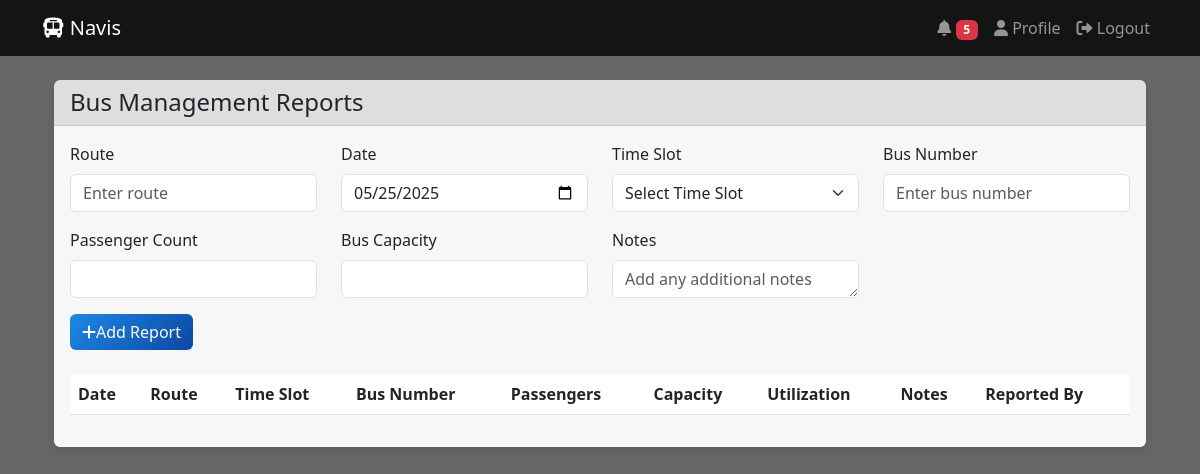
The app's page /reports/bus-management (signed in), older data.
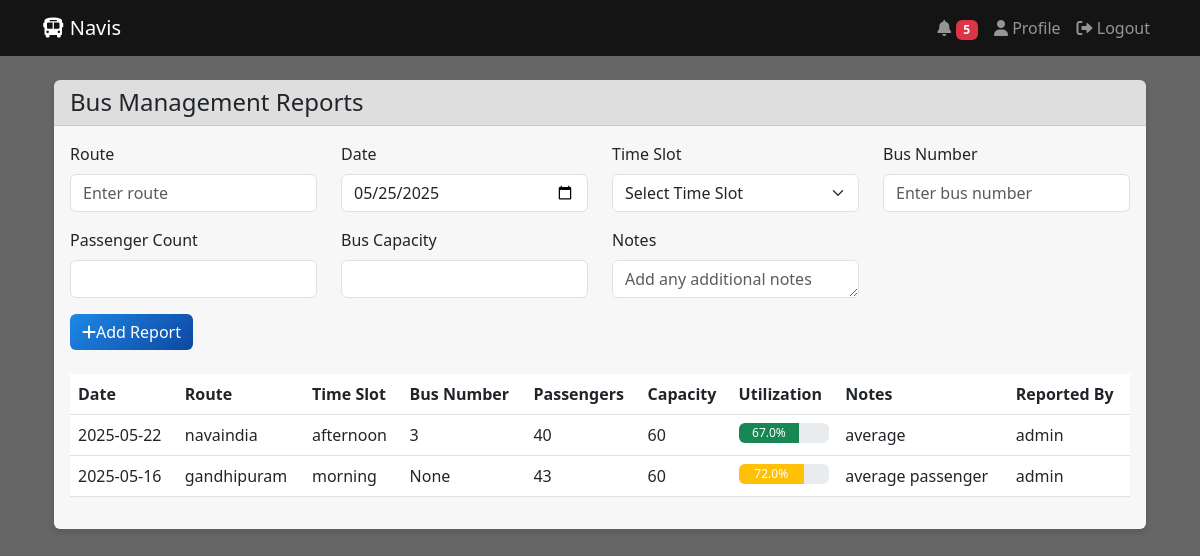
The same page, newer data.
### app.py (models this page shows)
class BusManagement(db.Model):
    id = db.Column(db.Integer, primary_key=True)
    route = db.Column(db.String(100), nullable=False)
    date = db.Column(db.Date, nullable=False)
    time_slot = db.Column(db.String(50), nullable=False)
    bus_number = db.Column(db.String(20), nullable=False)
    passenger_count = db.Column(db.Integer, nullable=False)
    bus_capacity = db.Column(db.Integer, nullable=False)
    notes = db.Column(db.Text)
    reported_by = db.Column(db.String(150), db.ForeignKey('user.username'), nullable=False)
    created_at = db.Column(db.DateTime, default=datetime.utcnow)

### app.py (the view, shortened to what this page needs)
@app.route('/reports/bus-management', methods=['GET', 'POST'])
@login_required
def bus_management_reports():
    if current_user.role != 'admin':
        flash('Access denied!', 'danger')
        return redirect(url_for('driver_dashboard'))
    records = BusManagement.query.order_by(BusManagement.date.desc()).all()
    return render_template('bus_management_reports.html', records=records)

### app.py (called while the page is built)
@login_manager.user_loader
def load_user(user_id):
    return User.query.get(int(user_id))

@app.context_processor
def inject_user():
    return dict(current_user=current_user)

@app.context_processor
def inject_notifications():
    unread_count = 0
    if current_user.is_authenticated:
        unread_count = Notification.query.filter_by(
            recipient_username=current_user.username,
            is_read=False
        ).count()
    return dict(unread_count=unread_count)

### templates/bus_management_reports.html (shortened to what the changed rows need)
{% extends "base.html" %}
{% block content %}
<div class="container-fluid">
    <div class="row">
        <div class="col-md-12">
            <div class="card">
                <div class="card-body">
                    <div class="table-responsive">
                        <table class="table table-hover">
                            <thead>
                                <tr>
                                    <th>Date</th>
                                    <th>Route</th>
                                    <th>Time Slot</th>
                                    <th>Bus Number</th>
                                    <th>Passengers</th>
                                    <th>Capacity</th>
                                    <th>Utilization</th>
                                    <th>Notes</th>
                                    <th>Reported By</th>
                                </tr>
                            </thead>
                            <tbody>
                                {% for record in records %}
                                <tr>
                                    <td>{{ record.date.strftime('%Y-%m-%d') }}</td>
                                    <td>{{ record.route }}</td>
                                    <td>{{ record.time_slot }}</td>
                                    <td>{{ record.bus_number }}</td>
                                    <td>{{ record.passenger_count }}</td>
                                    <td>{{ record.bus_capacity }}</td>
                                    <td>
                                        {% set utilization = (record.passenger_count / record.bus_capacity * 100) | round %}
                                        <div class="progress" style="height: 20px;">
                                            <div class="progress-bar {% if utilization > 90 %}bg-danger{% elif utilization > 70 %}bg-warning{% else %}bg-success{% endif %}"
                                                 role="progressbar"
                                                 style="width: {{ utilization }}%;"
                                                 aria-valuenow="{{ utilization }}"
                                                 aria-valuemin="0"
                                                 aria-valuemax="100">
                                                {{ utilization }}%
                                            </div>
                                        </div>
                                    </td>
                                    <td>{{ record.notes }}</td>
                                    <td>{{ record.reported_by }}</td>
                                </tr>
                                {% endfor %}
                            </tbody>
                        </table>
                    </div>
                </div>
            </div>
        </div>
    </div>
</div>
{% endblock %}

Row changes from the older to the newer data that the page shows:
added BusManagement: date "2025-05-22", route "navaindia", time_slot "afternoon", bus_number "3", passenger_count "40", bus_capacity "60", utilization "67.0", notes "average", reported_by "admin"
added BusManagement: date "2025-05-16", route "gandhipuram", time_slot "morning", bus_number "None", passenger_count "43", bus_capacity "60", utilization "72.0", notes "average passenger", reported_by "admin"
